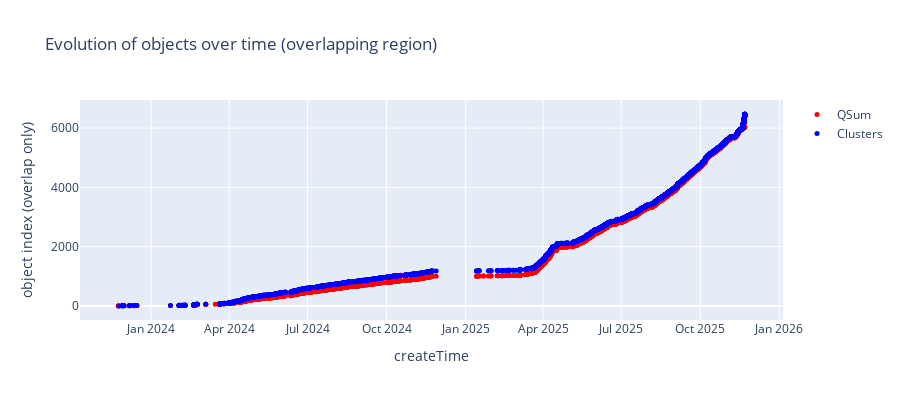

The cell this chart's notebook holds for it:
### Code cell
import plotly.graph_objects as go

# 1) Compute overlap (same as before)
qs_min = qs["createTime_dt"].min()
qs_max = qs["createTime_dt"].max()

cl_min = clusters["createTime_dt"].min()
cl_max = clusters["createTime_dt"].max()

overlap_start = max(qs_min, cl_min)
overlap_end   = min(qs_max, cl_max)

print("Overlap:", overlap_start, "→", overlap_end)

qs_overlap = qs[(qs["createTime_dt"] >= overlap_start) &
                (qs["createTime_dt"] <= overlap_end)].reset_index(drop=True)

clusters_overlap = clusters[(clusters["createTime_dt"] >= overlap_start) &
                            (clusters["createTime_dt"] <= overlap_end)].reset_index(drop=True)

# 2) Build interactive Plotly figure
fig = go.Figure()

fig.add_trace(
    go.Scatter(
        x=qs_overlap["createTime_dt"],
        y=list(range(len(qs_overlap))),
        mode="markers",
        name="QSum",
        marker=dict(size=5, color="red"),
    )
)

fig.add_trace(
    go.Scatter(
        x=clusters_overlap["createTime_dt"],
        y=list(range(len(clusters_overlap))),
        mode="markers",
        name="Clusters",
        marker=dict(size=5, color="blue"),
    )
)

fig.update_layout(
    title="Evolution of objects over time (overlapping region)",
    xaxis_title="createTime",
    yaxis_title="object index (overlap only)",
    height=400,
)

fig.show()

### Figure 1 — Plotly figure (JSON) as saved in the notebook; plotly's stock layout.template omitted (floating-point values rounded to 4 significant figures; data arrays with more than 128 entries replaced by an {"elided": "..."} marker saying what was removed)
{"data": [{"marker": {"color": "red", "size": 5}, "mode": "markers", "name": "QSum", "type": "scatter", "x": {"elided": "6044 str values"}, "y": {"elided": "6044 int values"}}, {"marker": {"color": "blue", "size": 5}, "mode": "markers", "name": "Clusters", "type": "scatter", "x": {"elided": "6473 str values"}, "y": {"elided": "6473 int values"}}], "layout": {"height": 400, "title": {"text": "Evolution of objects over time (overlapping region)"}, "xaxis": {"title": {"text": "createTime"}}, "yaxis": {"title": {"text": "object index (overlap only)"}}}}
